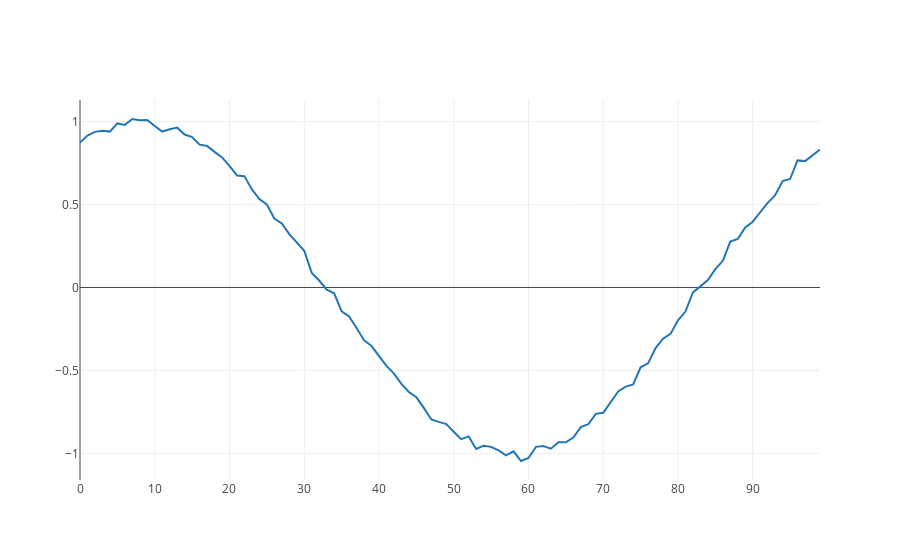

Source (notebook cell):
### Markdown cell above
## Creating batches

The network will be trained using mini batches. This speeds up training because a network training step is performed after each mini batch in contrast to updating after presenting the complete training set.

### Code cell
#A batch of examples can start at an arbitrary index in the source signal. 
# Shuffle the indices to fill the train. dev and test set with different sequences

np.random.shuffle (start_indices)
train_indices = start_indices[0:int(train_size)]
dev_indices= start_indices[int(train_size):int(train_size+dev_size)]
test_indices = start_indices[int(train_size+dev_size):int(train_size+dev_size+test_size)]

def get_batch(batch_index, indexes, size=batch_size):
    batch_start_indexes = indexes[batch_index*size:batch_index*size+size]
    batch_inputs = np.zeros((size,sequence_length, input_feature_count))
    batch_targets = np.zeros((size,prediction_length))
    for i in range(size):
        se = batch_start_indexes[i]
        part = signal_amp[se:se+sequence_length]
        batch_inputs[i,0:sequence_length,0] = part
        batch_targets[i,0] = signal_amp[se+sequence_length+1]

    return batch_inputs,batch_targets

batch_inputs,batch_targets = get_batch(train_batch_count-1,train_indices)
print(batch_inputs.shape,batch_targets.shape)

example_inputs = batch_inputs[0,:,:]
example_targets =  batch_targets[0,:]
print(example_inputs.shape)

#plot a single example
b_i = 1
b_s = batch_inputs[b_i,0:sequence_length,0]
plotly.offline.iplot({
    "data": [Scatter(y=b_s)],
    "layout": Layout(title="")
})

### Figure 1 — Plotly figure (JSON) as saved in the notebook; plotly's stock layout.template omitted (floating-point values rounded to 4 significant figures)
{"data": [{"type": "scatter", "y": [0.873, 0.9161, 0.9379, 0.9448, 0.9396, 0.9887, 0.98, 1.016, 1.008, 1.009, 0.9733, 0.94, 0.9533, 0.9634, 0.9218, 0.9068, 0.8612, 0.8532, 0.8175, 0.7837, 0.7325, 0.6751, 0.6712, 0.5913, 0.5332, 0.5002, 0.4153, 0.3854, 0.3212, 0.2682, 0.2211, 0.088, 0.04203, -0.01309, -0.03483, -0.144, -0.175, -0.2442, -0.3176, -0.353, -0.4111, -0.4729, -0.5194, -0.5814, -0.6298, -0.6619, -0.7257, -0.7958, -0.8103, -0.8234, -0.8695, -0.9144, -0.8976, -0.9737, -0.9537, -0.9608, -0.9815, -1.012, -0.9875, -1.046, -1.028, -0.9608, -0.9558, -0.9716, -0.9329, -0.9335, -0.9051, -0.8414, -0.8244, -0.7617, -0.7556, -0.6907, -0.6264, -0.5978, -0.5842, -0.4813, -0.4575, -0.3655, -0.3084, -0.2796, -0.1976, -0.1453, -0.03006, 0.006596, 0.04427, 0.1109, 0.1606, 0.2763, 0.293, 0.3621, 0.3964, 0.4534, 0.5104, 0.5566, 0.6415, 0.6537, 0.7658, 0.7616, 0.7991, 0.832]}], "layout": {"title": ""}}
